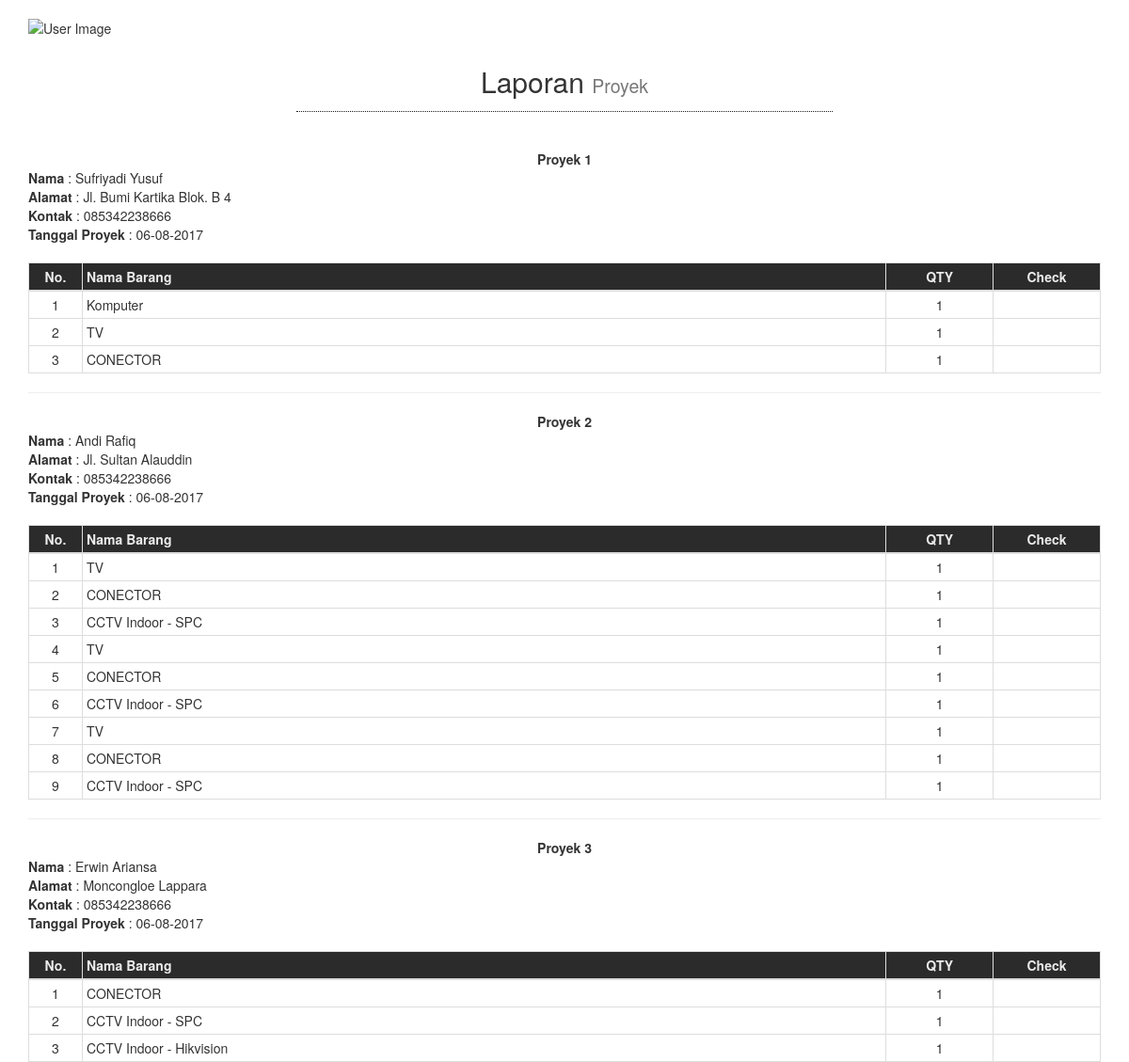
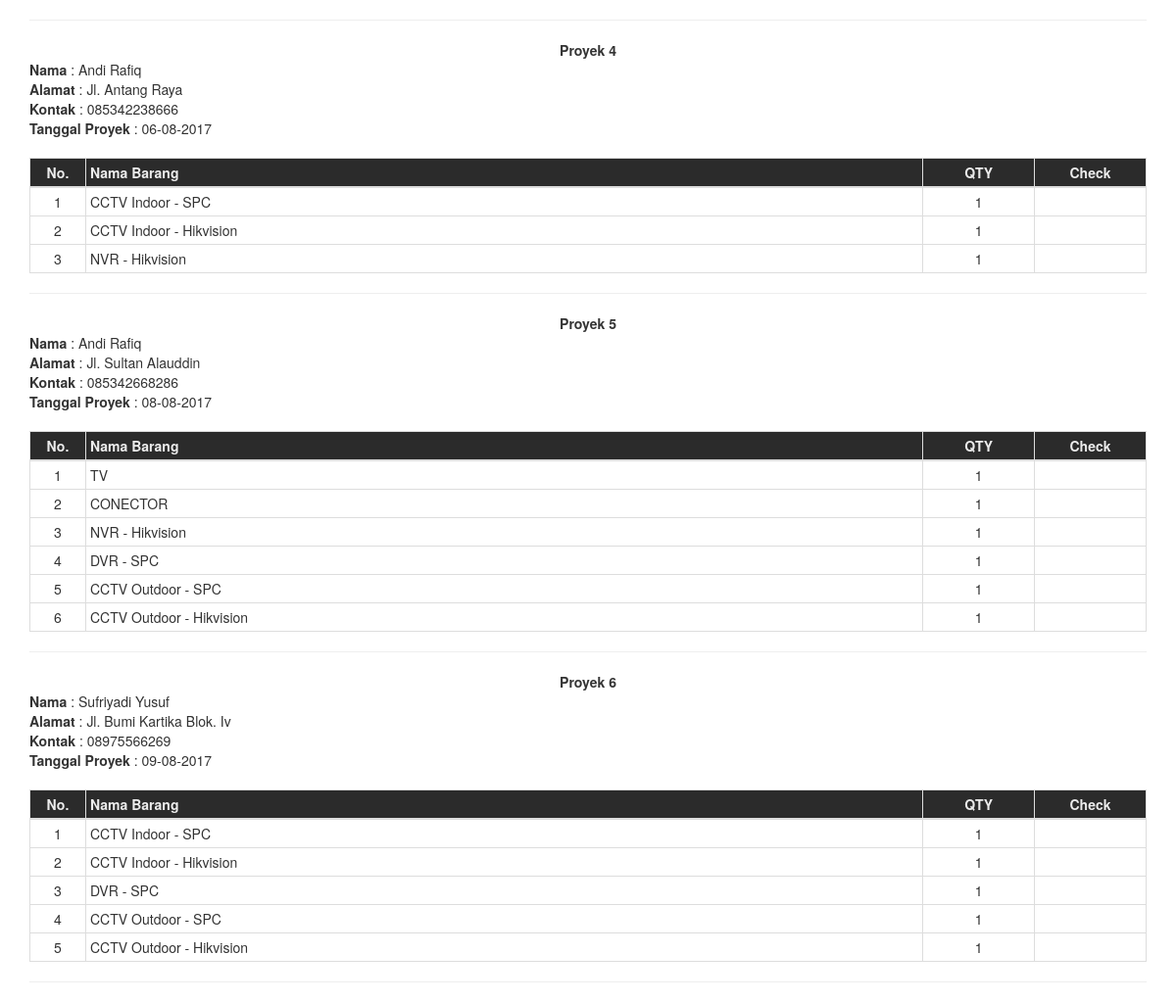
Screenshot of /pages/report_format_allproject.php with the database file from the repository (2 pictures, top to bottom).
### tables this page shows
CREATE TABLE `tb_project` (
  `kd_project` int(11) NOT NULL,
  `customer` varchar(110) NOT NULL,
  `alamat` varchar(110) DEFAULT NULL,
  `no_telepon` varchar(20) NOT NULL,
  `tgl_project` date DEFAULT NULL,
  `status` varchar(110) DEFAULT NULL
);

### pages/report_format_allproject.php (the view, shortened to what this page needs)
<!DOCTYPE html>
<html lang="en">
  <head>
    <link href="../bootstrap/css/bootstrap.css" rel="stylesheet">
  </head>
  <body>
    <div class="container">
      <section class="row">
        <article class="col-md-12">
          <section class="content-header">
            <img src="../dist/img/logo-gading4.net.jpg" style="width: 40%; margin-top: 20px; margin-bottom: 30px;" class="img-square" alt="User Image">
          </section>
          <div class="box-body text-center">
            <h2 style="border-bottom: 1px dotted #1a1a1a; padding-bottom: 15px; width: 50%; margin: 0 auto;">
              Laporan <small>Proyek</small>
            </h2><br><br>
          </div>
          <?php
          $qa = mysql_query( "SELECT * FROM tb_project
                     LEFT JOIN tb_customer on (tb_project.kd_project= tb_customer.kd_customer)
                     WHERE status='proses' group by tb_project.kd_project");
          $iii= 1;
          while ($ra = mysql_fetch_assoc( $qa ) ){
          $kdproses = $ra['kd_project'];
          ?>
          <div class="box-body text-center">
            <b>Proyek <?php echo $iii; ?></b><br>
          </div>
          <div class="box-body"  style="text-transform: capitalize;">
            <b>Nama   </b>: <?php echo $ra['customer']; ?><br>
            <b>Alamat </b>: <?php echo $ra['alamat']; ?><br>
            <b>Kontak </b>: <?php echo $ra['no_telepon']; ?><br>
            <b>Tanggal Proyek </b>: <?php  echo date( 'd-m-Y', strtotime( $ra['tgl_project'] ) ); ?><br><br>
        </div>
        <table id="example2" class="table table-bordered table-hover">
          <thead>
            <tr>
              <th class="text-center" style="background-color: #2b2b2b; color: #ececec; padding: 4px;" width="5%">No.</th>
              <th class="text-left" style="background-color: #2b2b2b; color: #ececec; padding: 4px;">Nama Barang</th>
              <th class="text-center" style="background-color: #2b2b2b; color: #ececec; padding: 4px;" width="10%">QTY</th>
              <th class="text-center" style="background-color: #2b2b2b; color: #ececec; padding: 4px;" width="10%">Check</th>
            </tr>
          </thead>
          <tbody>
          <?php
            $qb = mysql_query( "SELECT * FROM tb_project
                                inner join tb_detail on tb_project.kd_project = tb_detail.kd_project
                                inner JOIN tb_barang ON (tb_detail.kd_barang = tb_barang.kd_barang)
                                WHERE tb_detail.kd_project ='$kdproses'" );
            $i=1;
           while ($rb = mysql_fetch_assoc($qb))  {
          ?>
            <tr>
              <td class="text-center"  style="padding: 4px;"><?php echo $i; ?></td>
              <td class="text-left"  style="padding: 4px; text-transform: capitalize;"><?php echo $rb['nama_barang'];?></td>
              <td class="text-center"  style="padding: 4px;"><?php echo $rb['jml_barang'];?></td>
              <td></td>
            </tr>
          <?php
             $i++;
              }
          ?>
          </tbody>
        </table>
        <hr>
        <?php $iii++; } ?>
        </article>
      </section>
    </div>
  </body>
</html>

### rows the page displays
tb_project: customer "Sufriyadi Yusuf", alamat "Jl. Bumi Kartika Blok. B 4", no_telepon "085342238666", tgl_project "06-08-2017", nama_barang "Komputer", jml_barang "1", nama_barang "TV", nama_barang "CONECTOR"
tb_project: customer "Andi Rafiq", alamat "Jl. Sultan Alauddin", no_telepon "085342238666", tgl_project "06-08-2017", nama_barang "TV", jml_barang "1", nama_barang "CONECTOR", nama_barang "CCTV Indoor - SPC"
tb_project: customer "Erwin Ariansa", alamat "Moncongloe Lappara", no_telepon "085342238666", tgl_project "06-08-2017", nama_barang "CONECTOR", jml_barang "1", nama_barang "CCTV Indoor - SPC", nama_barang "CCTV Indoor - Hikvision"
tb_project: customer "Andi Rafiq", alamat "Jl. Antang Raya", no_telepon "085342238666", tgl_project "06-08-2017", nama_barang "CCTV Indoor - SPC", jml_barang "1", nama_barang "CCTV Indoor - Hikvision", nama_barang "NVR - Hikvision"
tb_project: customer "Andi Rafiq", alamat "Jl. Sultan Alauddin", no_telepon "085342668286", tgl_project "08-08-2017", nama_barang "TV", jml_barang "1", nama_barang "CONECTOR", nama_barang "NVR - Hikvision", nama_barang "DVR - SPC", nama_barang "CCTV Outdoor - SPC", nama_barang "CCTV Outdoor - Hikvision"
tb_project: customer "Sufriyadi Yusuf", alamat "Jl. Bumi Kartika Blok. Iv", no_telepon "08975566269", tgl_project "09-08-2017", nama_barang "CCTV Indoor - SPC", jml_barang "1", nama_barang "CCTV Indoor - Hikvision", nama_barang "DVR - SPC", nama_barang "CCTV Outdoor - SPC", nama_barang "CCTV Outdoor - Hikvision"
